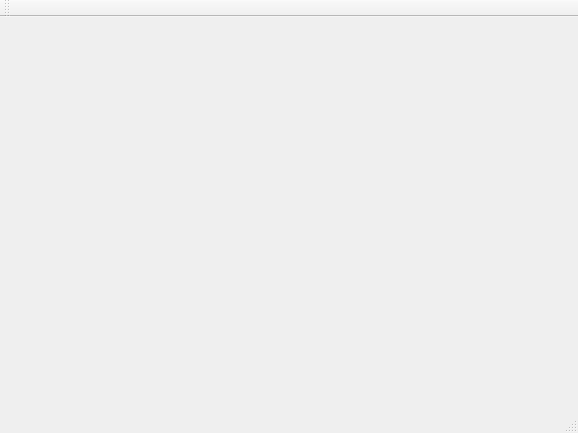
<?xml version="1.0" encoding="UTF-8"?>
<ui version="4.0">
 <class>coba1</class>
 <widget class="QMainWindow" name="coba1">
  <property name="geometry">
   <rect>
    <x>0</x>
    <y>0</y>
    <width>578</width>
    <height>433</height>
   </rect>
  </property>
  <property name="windowTitle">
   <string>coba1</string>
  </property>
  <widget class="QWidget" name="centralWidget">
   <widget class="QCustomPlot" name="senoPlot" native="true">
    <property name="geometry">
     <rect>
      <x>10</x>
      <y>10</y>
      <width>551</width>
      <height>361</height>
     </rect>
    </property>
   </widget>
  </widget>
  <widget class="QMenuBar" name="menuBar">
   <property name="geometry">
    <rect>
     <x>0</x>
     <y>0</y>
     <width>578</width>
     <height>20</height>
    </rect>
   </property>
  </widget>
  <widget class="QToolBar" name="mainToolBar">
   <attribute name="toolBarArea">
    <enum>TopToolBarArea</enum>
   </attribute>
   <attribute name="toolBarBreak">
    <bool>false</bool>
   </attribute>
  </widget>
  <widget class="QStatusBar" name="statusBar"/>
 </widget>
 <layoutdefault spacing="6" margin="11"/>
 <customwidgets>
  <customwidget>
   <class>QCustomPlot</class>
   <extends>QWidget</extends>
   <header>qcustomplot/qcustomplot.h</header>
   <container>1</container>
  </customwidget>
 </customwidgets>
 <resources/>
 <connections/>
</ui>
